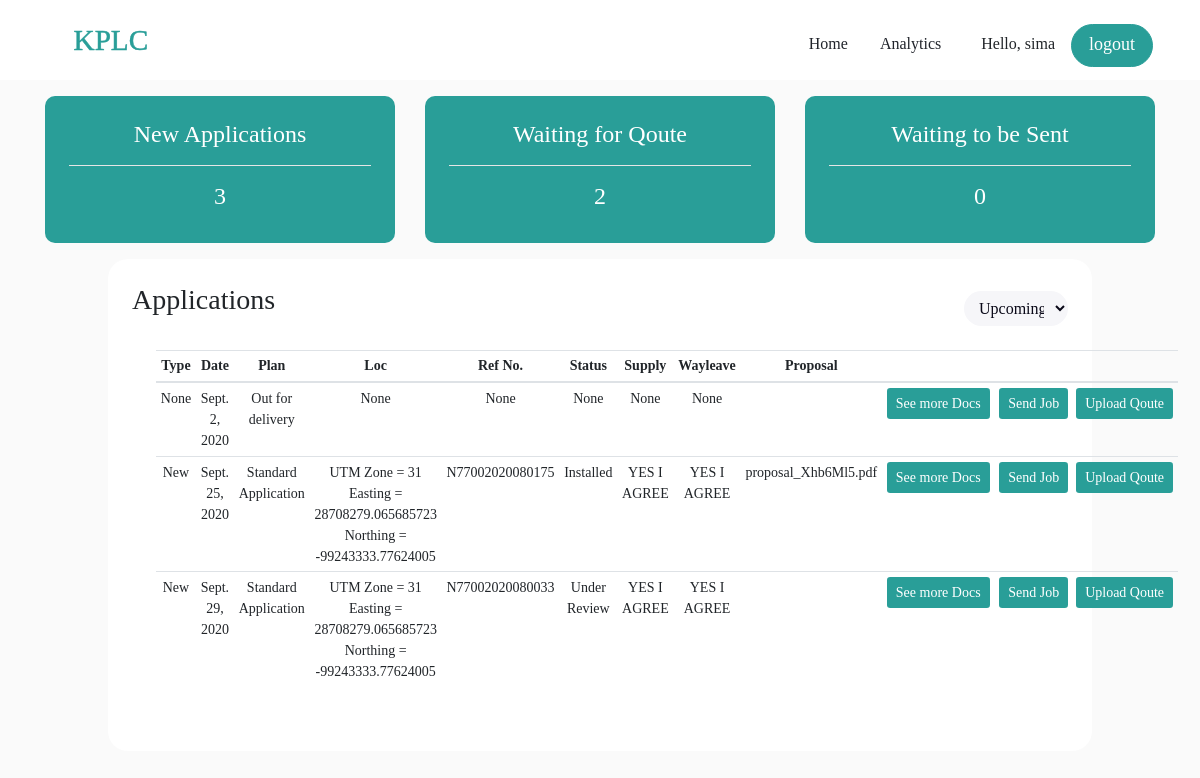
Page /home (signed in) on the committed database.
### accounts/models.py (models this page shows, shortened)
class Order(models.Model):
    STATUS = (
        ('Standard Application', 'Standard Application'),
        ('Premium Application', 'Premium Application'),
    )
    AGREESTATUS = (
        ('YES I AGREE', 'YES I AGREE'),
        ('NO I DO NOT AGREE', 'NO I DO NOT AGREE'),
    )
    APPSTATUS = (
        ('Under Review', 'Under Review'),
        ('Waiting for Qoute', 'Waiting for Qoute'),
        ('On Design', 'On Design'),
        ('Site visited', 'Site visited'),
        ('Installed', 'Installed'),
    )
    customer = models.ForeignKey(Customer, null=True, on_delete=models.SET_NULL)
    product = models.ForeignKey(Product, null=True, on_delete=models.SET_NULL)
    status = models.CharField(max_length=200, null=True, blank=True, choices=STATUS) #Plan Standard or Premium
    loc = models.CharField(max_length=200, null=True, blank=True) #location cordinates
    appstatus = models.CharField(max_length=200, default="Under Review", null=True, blank=True) #application status
    appnum = models.CharField(max_length=200, null=True, blank=True) #application number
    siteinfo = models.CharField(max_length=200, null=True, blank=True) #site information
    agreebtn = models.CharField(max_length=200, null=True, blank=True, choices=AGREESTATUS)
    agreewayleave = models.CharField(max_length=200, null=True, blank=True, choices=AGREESTATUS)
    qoutation = models.FileField(null=True, blank=True)
    appcontrol = models.CharField(max_length=200, default="busdevclerk", null=True, blank=True) #To note what has been done to the application
    installnote = models.CharField(max_length=400, null=True, blank=True) #Engineer intallation note
    proposal = models.FileField(null=True, blank=True)
    maplatlon = models.CharField(max_length=400, null=True, blank=True) #The map coordinates
    payment = models.FileField(null=True, blank=True)
    date_created = models.DateField(auto_now_add=True)

class Customer(models.Model):
    COUNTIES = [
        ("Mombasa","Mombasa"),
        ("Kwale","Kwale"),
        ("Kilifi","Kilifi"),
        ("Tana River","Tana River"),
        ("Tana River","Tana River"),
        ("Taita Taveta","Taita Taveta")
    ]
    WARDS = [
        ( "CHAANI","CHAANI"),
        ( "MIRITINI","MIRITINI"),
        ( "AIRPORT","AIRPORT"),
        ( "PORT REITZ","PORT REITZ"),
        ( "KIPEVU","KIPEVU"),
        ( "JOMVU KUU","JOMVU KUU"),
        ( "MAGONGO","MAGONGO"),
        ( "MIKINDANI","MIKINDANI"),
        ( "SHANZU","SHANZU"),
        ( "MWAKIRUNGE","MWAKIRUNGE"),
        ( "MJAMBERE","MJAMBERE"),
        ( "MAGOGONI","MAGOGONI"),
        ( "JUNDA","JUNDA"),
        ( "MTOPANGA","MTOPANGA"),
        ( "BAMBURI","BAMBURI"),
        ( "MKOMANI","MKOMANI"),
        ( "KONGOWEA","KONGOWEA"),
        ( "KADZANDANI","KADZANDANI"),
        ( "ZIWA LA NG'OMBE","ZIWA LA NG'OMBE"),
        ( "FRERE TOWN","FRERE TOWN"),
        ( "MTONGWE","MTONGWE"),
        ( "TIMBWANI","TIMBWANI"),
        ( "BOFU","BOFU"),
        ( "LIKONI","LIKONI"),
        ( "SHIKA ADABU","SHIKA ADABU"),
        ( "MJI WA KALE/ MAKADARA","MJI WA KALE/ MAKADARA"),
        ( "TUDOR","TUDOR"),
        ( "TONONOKA","TONONOKA"),
        ( "SHIMANZI/ GANJONI","SHIMANZI/ GANJONI"),
        ( "MAJENGO","MAJENGO"),
        ( "RAMISI","RAMISI"),
        ( "GOMBATO BONGWE","GOMBATO BONGWE"),
        ( "UKUNDA","UKUNDA"),
        ( "KINONDO","KINONDO"),
        ( "PONGWE KIDIMU/KIGWEDE","PONGWE KIDIMU/KIGWEDE"),
        ( "VANGA","VANGA"),
        ( "MWERENI","MWERENI"),
        ( "DZOMBO","DZOMBO"),
        ( "KUBO SOUTH","KUBO SOUTH"),
        ( "MKONGANI","MKONGANI"),
        ( "TSIMBA GOLINI","TSIMBA GOLINI"),
        ( "TIWI","TIWI"),
        ( "WAA","WAA"),
        ( "MACKINON ROAD","MACKINON ROAD"),
        ( "NDAVAYA","NDAVAYA"),
        ( "PUMA","PUMA"),
        ( "KINANGO","KINANGO"),
        ( "KASEMENI","KASEMENI"),
        ( "MWAVUMBO","MWAVUMBO"),
        ( "CHENGONI/SAMBURU","CHENGONI/SAMBURU"),
        ( "MATSANGONI","MATSANGONI"),
        ( "MNARANI","MNARANI"),
        ( "SOKONI","SOKONI"),
        ( "TEZO","TEZO"),
        ( "KIBARANI","KIBARANI"),
        ( "WATAMU","WATAMU"),
        ( "DABASO","DABASO"),
        ( "JUNJU","JUNJU"),
        ( "SHIMO LA TEWA","SHIMO LA TEWA"),
        ( "MTEPENI","MTEPENI"),
        ( "CHASIMBA","CHASIMBA"),
        ( "MWARAKAYA","MWARAKAYA"),
        ( "KAYAFUNGO","KAYAFUNGO"),
        ( "MARIAKANI","MARIAKANI"),
        ( "MWANAMWINGA","MWANAMWINGA"),
        ( "KALOLENI","KALOLENI"),
        ( "JIBANA/KAMBE/RIBE","JIBANA/KAMBE/RIBE"),
        ( "MAZERASRABAI/KISURUTINI","MAZERASRABAI/KISURUTINI"),
        ( "MWAWESA","MWAWESA"),
        ( "RURUMA","RURUMA"),
        ( "SOKOKE","SOKOKE"),
        ( "BAMBA","BAMBA"),
        ( "JARIBUNI","JARIBUNI"),
        ( "DUNGICHA/ GANZE","DUNGICHA/ GANZE"),
        ( "JILORE","JILORE"),
        ( "GANDA","GANDA"),
        ( "KAKUYUNI","KAKUYUNI"),
        ( "SHELLA","SHELLA"),
        ( "MALINDI TOWN","MALINDI TOWN"),
        ( "ADU","ADU"),
        ( "MARAFA","MARAFA"),
        ( "SABAKI","SABAKI"),
        ( "MAGARINI","MAGARINI"),
        ( "GONGONI","GONGONI"),
        ( "GARASHI","GARASHI"),
        ( "GARSEN NORTH","GARSEN NORTH"),
        ( "GARSEN WEST","GARSEN WEST"),
        ( "GARSEN CENTRAL","GARSEN CENTRAL"),
        ( "KIPINI EAST","KIPINI EAST"),
        ( "GARSEN SOUTH","GARSEN SOUTH"),
        ( "KIPINI WEST","KIPINI WEST"),
        ( "CHEWANI","CHEWANI"),
        ( "KINAKOMBA","KINAKOMBA"),
        ( "MAKINDUNI","MAKINDUNI"),
        ( "WAYU","WAYU"),
        ( "BANGALE","BANGALE"),
        ( "CHEWELE","CHEWELE"),
        ( "HIRIMAN","HIRIMAN"),
        ( "MADOGO","MADOGO"),
        ( "SALA","SALA"),
        ( "KIUNGA","KIUNGA"),
        ( "BASUBA","BASUBA"),
        ( "FAZA","FAZA"),
        ( "MKOMANI","MKOMANI"),
        ( "SHELLA","SHELLA"),
        ( "WITU","WITU"),
        ( "HINDI","HINDI"),
        ( "HONGWE","HONGWE"),
        ( "BAHARI","BAHARI"),
        ( "MKUNUMBI","MKUNUMBI"),
        ( "MATA","MATA"),
        ( "MAHOO","MAHOO"),
        ( "MBOGHONI","MBOGHONI"),
        ( "CHALA","CHALA"),
        ( "BOMANI","BOMANI"),
        ( "MWANDA/MGANGE","MWANDA/MGANGE"),
        ( "KISHUSHE/WUMINGU","KISHUSHE/WUMINGU"),
        ( "WERUGHA","WERUGHA"),
        ( "WUNDANYI/MBALE","WUNDANYI/MBALE"),
        ( "CHAWIA","CHAWIA"),
        ( "BURA","BURA"),
        ( "WUSI/KISHAMBA","WUSI/KISHAMBA"),
        ( "RONGE","RONGE"),
        ( "MWATATE","MWATATE"),
        ( "NGOLIA","NGOLIA"),
        ( "KASIGAU","KASIGAU"),
        ( "MARUNGU","MARUNGU"),
        ( "SAGALA","SAGALA"),
        ( "MBOLOLO","MBOLOLO"),
        ( "KALOLENI","KALOLENI"),
    ]
    CONSTITUENCIES = [
        ( "Changamwe","Changamwe"),
        ( "Jomvu","Jomvu"),
        ( "Kisauni","Kisauni"),
        ( "Nyali","Nyali"),
        ( "Likoni","Likoni"),
        ( "Mvita","Mvita"),
        ( "Msambweni","Msambweni"),
        ( "Lunga Lunga","Lunga Lunga"),
        ( "Matuga","Matuga"),
        ( "Kinango","Kinango"),
        ( "Kilifi North","Kilifi North"),
        ( "Kilifi South","Kilifi South"),
        ( "Kaloleni","Kaloleni"),
        ( "Rabai","Rabai"),
        ( "Ganze","Ganze"),
        ( "Malindi","Malindi"),
        ( "Magarini","Magarini"),
        ( "Garsen","Garsen"),
        ( "Galole","Galole"),
        ( "Bura","Bura"),
        ( "Lamu East","Lamu East"),
        ( "Lamu West","Lamu West"),
        ( "Taveta","Taveta"),
        ( "Wundanyi","Wundanyi"),
        ( "Mwatate","Mwatate"),
        ( "Voi","Voi")
    ]
    user = models.OneToOneField(User, null=True, blank=True, on_delete=models.CASCADE)
    name = models.CharField(max_length=200, null=True,blank=True)
    phone = models.CharField(max_length=200, null=True, blank=True)
    email = models.CharField(max_length=200, null=True, blank=True)
    middlename = models.CharField(max_length=200, null=True, blank=True)
    lastname = models.CharField(max_length=200, null=True, blank=True)
    idtype = models.CharField(max_length=200, null=True, blank=True)
    idnum = models.CharField(max_length=200, null=True, blank=True)
    pin = models.CharField(max_length=200, null=True, blank=True)
    country = models.CharField(max_length=200, null=True,  choices=COUNTIES)
    pobox = models.CharField(max_length=200, null=True, blank=True)
    town = models.CharField(max_length=200, null=True, blank=True)
    constituency = models.CharField(max_length=200, null=True, choices=CONSTITUENCIES)
    ward = models.CharField(max_length=200, null=True, choices=WARDS)
    lr_num = models.CharField(max_length=200, null=True, blank=True)
    estate_village = models.CharField(max_length=200, null=True, blank=True)
    duplicate = models.CharField(max_length=200, null=True, blank=True)
    vcode = models.CharField(max_length=200, null=True, blank=True)
    ccp = models.CharField(max_length=200, null=True, blank=True) #customer contract persomn
    voltage = models.CharField(max_length=200, null=True, blank=True)
    connetype = models.CharField(max_length=200, null=True, blank=True)
    connedate = models.CharField(max_length=200, null=True, blank=True)
    amd = models.CharField(max_length=200, null=True, blank=True) #authorised max demand
    profile_pic = models.FileField(null=True, blank=True) #id
    pincertificate = models.FileField(null=True, blank=True)
    td = models.FileField(null=True, blank=True) #titile deed
    wc = models.FileField(null=True, blank=True) #wiring certificate

class Product(models.Model):
    CATEGORY = (
        ('Standard Application', 'Standard Application'),
        ('Premium Application', 'Premium Application'),
    )
    name = models.CharField(max_length=200, null=True, blank=True)
    price = models.FloatField(max_length=200, null=True)
    category = models.CharField(max_length=200, null=True, choices=CATEGORY)
    description = models.CharField(max_length=200, null=True)
    date_created = models.DateTimeField(auto_now_add=True)
    tag = models.ManyToManyField(Tag)
    def __str__(self):
        return self.name

### accounts/decorators.py (the view)
    def wrapper_func(request, *args, **kwargs):
        group = None
        if request.user.groups.exists():
            group = request.user.groups.all()[0].name
        if group == 'customer':
            return redirect('user')
        if group == 'admin':
            return view_func(request, *args, **kwargs)

### accounts/templates/accounts/dashboard.html (shortened to what this page needs)
{% extends 'accounts/main.html' %}
{% load static %}
{% block content %}
<nav class="navbar navbar-expand-md fixed-top">
    <div class="container-fluid">
      <a class="navbar-brand" href="#"><img src="../../../static/imgs/logo.svg" class="img-fluid" alt=""></a>
      <div class="collapse navbar-collapse" id="navbarsExampleDefault">
        <ul class="navbar-nav ml-auto">
          <li class="nav-item mr-3 mt-3">
            <a class="nav-link active" href="">Home</a>
          </li>
          <li class="nav-item mr-3 mt-3">
            <a class="nav-link active" href="{% url 'analytics' %}">Analytics</a>
          </li>
           <li class="nav-item mr-3 mt-3 pt-2">
            <p>Hello, {{request.user}}</p>
           </li>
           <li class="nav-item mr-3 mt-3">
            <a class="btn btn-primary btn-md logoutbtn" href="{% url 'logout' %}" role="button">logout</a>
           </li>
        </ul>
      </div>
   </div>
</nav>
<br>
<br>
<br>
<br>
<section id="stats">
    <div class="container">
        <div class="row mb-3">
            <div class="col-md-4 col-lg-4">
                <div class="totalorders text-center p-4">
                    <h4>New Applications</h4>
                    <hr>
                    <h4>{{total_orders}}</h4>
                </div>
            </div>
            <div class="col-md-4 col-lg-4">
                <div class="totalorders text-center p-4">
                    <h4>Waiting for Qoute</h4>
                    <hr>
                    <h4>{{total_delivered}}</h4>
                </div>
            </div>
            <div class="col-md-4 col-lg-4">
                <div class="totalorders text-center p-4">
                    <h4>Waiting to be Sent</h4>
                    <hr>
                    <h4>{{total_pending}}</h4>
                </div>
            </div>
        </div>
    </div>
</section>
<section id="orders">
    <div class="container ordersrow p-4">
    <div class="tabletop d-flex">
            <h3>Applications</h3>
            <div class="filters ml-auto">
                <select id="status" class="mt-2">
                  <option value="volvo">Upcoming</option>
                </select>
            </div>
        </div>
        <div class="row">
            <div class="col-md-4 col-lg-4">
                <div class="totalorders2 text-center p-4">
                    <div class="table-responsive-md">
                        <table class="table table-sm">
                           <thead class="thead">
                               <tr>
                                   <th scope="col">Type</th>
                                   <th scope="col">Date</th>
                                   <th scope="col">Plan</th>
                                   <th scope="col">Loc</th>
                                   <th scope="col">Ref No.</th>
                                   <th scope="col">Status</th>
                                   <th scope="col">Supply</th>
                                   <th scope="col">Wayleave</th>
                                   <th scope="col">Proposal</th>
                                   <th scope="col"><p class="d-none">Proposal</p></th>
                                   <th scope="col"><p class="d-none">Proposal</p></th>
                               </tr>
                           </thead>
                           <tbody>
                               {% for i in orders %}
                                <tr>
                                    <td>{{i.product}}</td>
                                    <td>{{i.date_created}}</td>
                                    <td>{{i.status}}</td>
                                    <td>{{i.loc}}</td>
                                    <td>{{i.appnum}}</td>
                                    <td>{{i.appstatus}}</td>
                                    <td>{{i.agreebtn}}</td>
                                    <td>{{i.agreewayleave}}</td>
                                    <td>{{i.proposal}}</td>
                                    <td>
                                    {% for j in customers %}
                                        {% ifequal j.id i.customer.id %}
                                            <a id="psbtn{{ forloop.counter0 }}" class="btn simobtn btn-sm" href="{% url 'customerforclerk' j.id %}" role="button">See more Docs</a>
                                        {% endifequal %}
                                    {% endfor %}</td>
                                    <td>
                                    {% for j in customers %}
                                        {% ifequal j.id i.customer.id %}
                                            <div class="d-flex">
                                            <a href="{% url 'busdev' j.id %}" class="btn simobtn btn-sm mr-2"  role="button">Send Job</a>
                                            <a href="{% url 'icms' j.id %}" class="btn simobtn btn-sm"  role="button">Upload Qoute</a>
                                            </div>
                                        {% endifequal %}
                                    {% endfor %}</td>
                                </tr>
                               {% endfor %}
                           </tbody>
                       </table>
                    </div>
                </div>
            </div>
        </div>
    </div>
</section>
{% endblock content %}

### accounts/templates/accounts/main.html (shortened to what this page needs)
<!DOCTYPE html>
{% load static %}
<html lang="en">
<head>
	<link rel="stylesheet" href="https://stackpath.bootstrapcdn.com/bootstrap/4.3.1/css/bootstrap.min.css">
	<link rel="stylesheet" href="../../static/css/styles.css">
    <link rel="stylesheet" href="../../static/css/custom.css">
    <link rel="stylesheet" href="../../../static/css/orderform.css">
</head>
<body>
    {% block content %}
    {% endblock content %}
</body>
</html>

### rows in the picture
Order: product "None", date_created "Sept. 2, 2020", status "Out for delivery", loc "None", appnum "None", appstatus "None", agreebtn "None", agreewayleave "None"
Order: product "New", date_created "Sept. 25, 2020", status "Standard Application", loc "UTM Zone = 31 Easting = 28708279.065685723 Northing = -99243333.77624005", appnum "N77002020080175", appstatus "Installed", agreebtn "YES I AGREE", agreewayleave "YES I AGREE", proposal "proposal_Xhb6Ml5.pdf"
Order: product "New", date_created "Sept. 29, 2020", status "Standard Application", loc "UTM Zone = 31 Easting = 28708279.065685723 Northing = -99243333.77624005", appnum "N77002020080033", appstatus "Under Review", agreebtn "YES I AGREE", agreewayleave "YES I AGREE"

### other values in the picture
{{ request.user }} "sima"
{{ total_orders }} "3"
{{ total_delivered }} "2"
{{ total_pending }} "0"
